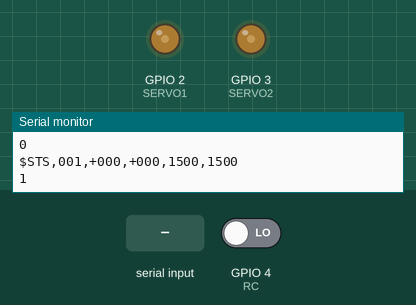
A sketch run on a simulated ESP32. On the bench: output pins drawn as LEDs (lit = HIGH), the last lines printed to the serial monitor. Inputs (shaded band) come from the test bench; at power-on: GPIO 4 (RC) LOW.

Above: at 4.2 s.
4.3 s: "90,45\n" received over Serial
At 5.5 s:
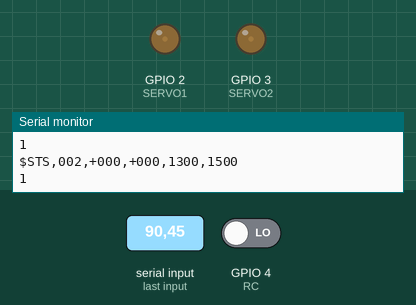
5.8 s: "$CMD,90,45\n" received over Serial
At 6.3 s:
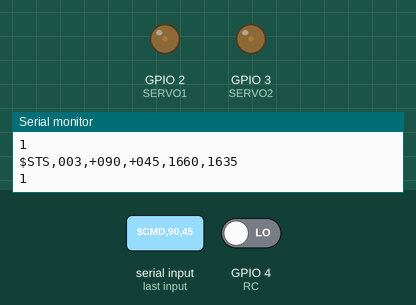
Timing chart, 0 to 12.5 s (numbered marks = the images above; inputs shaded):
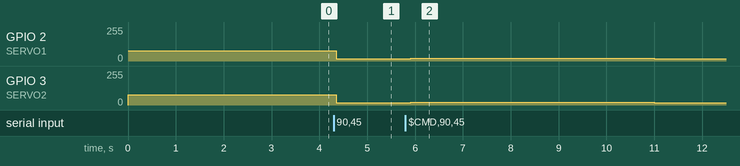

The sketch:

pilot_esp32.ino
```cpp
#include "pilot_esp32.h"
#include "pilot_tasks.h"

// Global State
StructState state;
StructRC rc = {pulseLengths, &state};

void setup() {
  pinMode(SERVO1,OUTPUT);
  pinMode(SERVO2,OUTPUT);
  pinMode(RC, INPUT);
  Serial.begin(9600);

  // Setup ESC
  analogWrite(SERVO1,long(1024 * 1500 / 20000));
  analogWrite(SERVO2,long(1024 * 1500 / 20000));
  vTaskDelay(pdMS_TO_TICKS(3000));

  //RC Override
  state.wd_count = 0;
  state.rc = false;
  attachInterrupt(digitalPinToInterrupt(RC), rcOverride, RISING);

  state.servo1_us = 1500;
  state.servo2_us = 1500;
  analogWriteResolution(10);
  analogWriteFrequency(50);

  xCommandSemaphore = xSemaphoreCreateBinary();
  xMotorSemaphore = xSemaphoreCreateBinary();
  xTaskCreate(TaskRCOverride, "TaskRCOverride",4096,(void *)&rc,3,&taskRC);
  xTaskCreate(TaskWatchdog, "TaskWatchdog",4096,(void *)&state,3,&taskWatchdog);
  xTaskCreate(TaskParse,"TaskParse",4096,(void *)&state,2,&taskParse);
  xTaskCreate(TaskStatus,"TaskStatus",4096,(void *)&state,1,&taskStatus);
  xTaskCreate(TaskReadSerial, "TaskReadSerial",4096,(void *)&state,2,&taskReadSerial);
  xTaskCreate(TaskMotor, "TaskMotor",4096,(void *)&state,2,&taskMotor);

}

void rcOverride() {
  usPrevPulse = usLastPulse;
  usLastPulse = micros();
  usDelta = usLastPulse - usPrevPulse;

  if (usDelta > 2100){
    pulseCount = 0;
  }
  else {
    pulseLengths[pulseCount] = usDelta;
    pulseCount++;
  }
}
void loop() {
}
```

pilot_esp32.h
```cpp
const int SERVO1 = 2; //Left, or Thruster
const int SERVO2 = 3; //Right, or Rudder
const int RC = 4;     //RC PPM input
const int FREQ = 50;  //50Hz servo pwm frequency

const unsigned long SERVO1_MAX_US = 1700;
const unsigned long SERVO1_MIN_US = 1300;

const unsigned long SERVO2_MAX_US = 1800;
const unsigned long SERVO2_MIN_US = 1200;

const unsigned long WATCHDOG_DELAY = 5;

//RC Override
unsigned long usLastPulse;
unsigned long usPrevPulse;
unsigned long usDelta;
unsigned long pulseLengths[6];
int pulseCount = 0;

typedef struct{
  char cmd_rx[64];
  int thrust_sp;
  int rudder_sp;
  int servo1_us;
  int servo2_us;
  bool rc;
  int wd_count;
} StructState;

typedef struct {
  unsigned long *pPPM;
  StructState* pState;
} StructRC;

//Utility functions
void setServos(int us1, int us2) {
  analogWrite(SERVO1,long(1024 * us1 / 20000));
  analogWrite(SERVO2,long(1024 * us2 / 20000));
}
```

pilot_tasks.h
```cpp
SemaphoreHandle_t xCommandSemaphore;
SemaphoreHandle_t xMotorSemaphore;

TaskHandle_t taskParse;
TaskHandle_t taskStatus;
TaskHandle_t taskReadSerial;
TaskHandle_t taskMotor;
TaskHandle_t taskRC;
TaskHandle_t taskWatchdog;

void TaskRCOverride(void *pvParameters) {
  /**
    Monitors RC input and enacts override if requested
  */
  StructRC *pRC = (StructRC *)pvParameters;
  while(true) {
    if (pRC->pPPM[4] == 2000) {
      pRC->pState->wd_count = 0;
      pRC->pState->rc = true;
      pRC->pState->servo1_us = min(pRC->pPPM[1],SERVO1_MAX_US);
      pRC->pState->servo2_us = min(pRC->pPPM[0],SERVO2_MAX_US);
      setServos(pRC->pState->servo1_us,pRC->pState->servo2_us);
    }
    else pRC->pState->rc = false;
    vTaskDelay(pdMS_TO_TICKS(100));
  }
}

void TaskWatchdog(void *pvParameters) {
  StructState *state = (StructState *)pvParameters;
  while (true){
    vTaskDelay(pdMS_TO_TICKS(1000));
    if (state->wd_count >= WATCHDOG_DELAY) {
      setServos(1500,1500);
      state->servo1_us = 1500;
      state->servo2_us = 1500;
    }
    state->wd_count++;
  }
}

/**
  Awaits a semaphore that a new command has been received.
  Parses the command and updates the setpoints
*/
void TaskParse(void *pvParameters) {
  StructState *state = (StructState *)pvParameters;
  while(true) {
    if (xSemaphoreTake(xCommandSemaphore,portMAX_DELAY) == pdPASS){
      state->wd_count = 0;
      //Serial.print("Parsing ");
      //Serial.println(state->cmd_rx);
      int count = sscanf(state->cmd_rx, "$CMD,%i,%i",&state->thrust_sp, &state->rudder_sp);
      if (count<2) {
        state->thrust_sp = 0;
        state->rudder_sp = 0;
      }
      xSemaphoreGive(xMotorSemaphore);
    }
  }
}

/**
  Sends out state every 1 second
*/
void TaskStatus(void *pvParameters){
  StructState *state = (StructState *)pvParameters;
  char status[64];
  int count = 0;
  while(true) {
    sprintf(status,"$STS,%03i,%+04i,%+04i,%04i,%04i",count,state->thrust_sp,state->rudder_sp,state->servo1_us,state->servo2_us);
    Serial.println(status);
    Serial.println(state->wd_count);
    count = (count+1)%1000;
    vTaskDelay(pdMS_TO_TICKS(1000));
  }
}

/**
  Receives data on the serial port and when a newline is read,
  informs that a command has been received
*/
void TaskReadSerial(void *pvParameters){
  StructState *state = (StructState *)pvParameters;
  String msg = "";
  while(true){
    if (Serial.available()){
      char inChar = (char)Serial.read();
      if (inChar == '\n'){
        //Serial.println("RXD " + msg);
        msg.toCharArray(state->cmd_rx,sizeof(state->cmd_rx));
        xSemaphoreGive(xCommandSemaphore);
        msg = "";
      }else {
        msg += inChar;
      }
    }
    vTaskDelay(pdMS_TO_TICKS(10));
  }
}


void TaskMotor(void *pvParameters){
  StructState *state = (StructState *)pvParameters;
  int servo1;
  int servo2;
  while(true) {
    if (xSemaphoreTake(xMotorSemaphore,portMAX_DELAY) == pdPASS && state->rc == false){
      //Serial.println("Setting motors");
      servo1 = 1*state->thrust_sp + 0*state->rudder_sp + 0;
      servo2 = 0*state->thrust_sp + 1*state->rudder_sp + 0;

      state->servo1_us = map(servo1,0,100,SERVO1_MIN_US,SERVO1_MAX_US);;
      state->servo2_us = map(servo2,-100,100,SERVO2_MIN_US,SERVO2_MAX_US);;
      setServos(state->servo1_us,state->servo2_us);
    }
  }
}
```

Measured:
- after the input at 4.3 s, GPIO 2 (SERVO1): 76/255 → 16/255 after 0.06 s; GPIO 3 (SERVO2): 76/255 → 18/255 after 0.06 s
- after the input at 5.8 s, GPIO 2 (SERVO1): 16/255 → 20/255 after 0.11 s, → 18/255 5.1 s later; GPIO 3 (SERVO2): 18/255 → 20/255 after 0.11 s, → 18/255 5.1 s later
